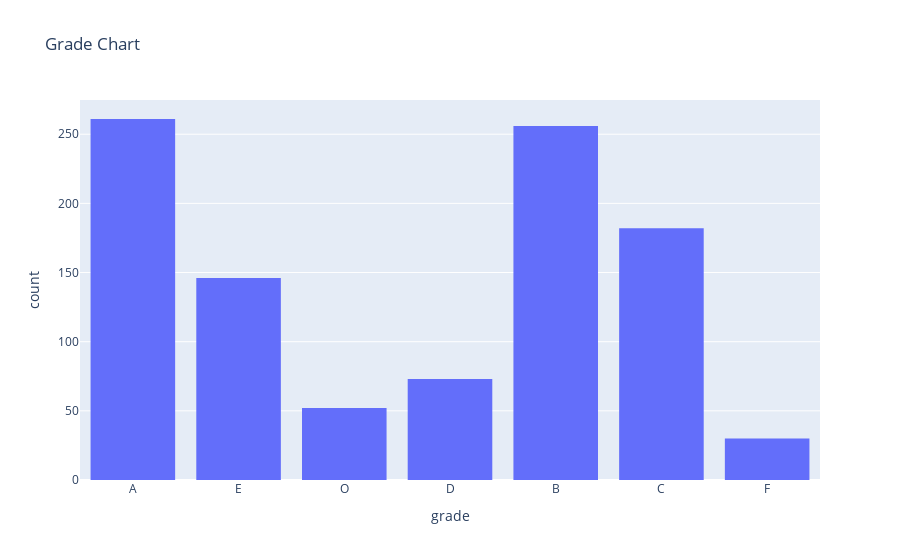

The code cell stored with this chart in its notebook:
### Code cell
fig = px.histogram(df,x='grade',title='Grade Chart')
fig.show()

### Figure 1 — Plotly figure (JSON) as saved in the notebook; plotly's stock layout.template omitted (floating-point values rounded to 4 significant figures; data arrays with more than 128 entries replaced by an {"elided": "..."} marker saying what was removed)
{"data": [{"alignmentgroup": "True", "bingroup": "x", "hovertemplate": "grade=%{x}<br>count=%{y}<extra></extra>", "legendgroup": "", "marker": {"color": "#636efa"}, "name": "", "offsetgroup": "", "orientation": "v", "showlegend": false, "type": "histogram", "x": {"elided": "1000 str values"}, "xaxis": "x", "yaxis": "y"}], "layout": {"barmode": "relative", "legend": {"tracegroupgap": 0}, "title": {"text": "Grade Chart"}, "xaxis": {"anchor": "y", "domain": [0, 1], "title": {"text": "grade"}}, "yaxis": {"anchor": "x", "domain": [0, 1], "title": {"text": "count"}}}}
